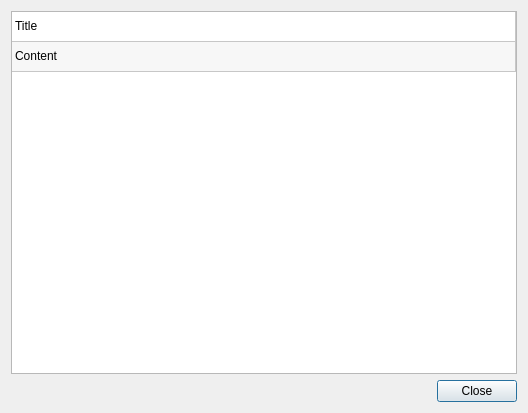
<?xml version="1.0" encoding="UTF-8"?>
<ui version="4.0">
 <class>Views</class>
 <widget class="QDialog" name="Views">
  <property name="geometry">
   <rect>
    <x>0</x>
    <y>0</y>
    <width>528</width>
    <height>413</height>
   </rect>
  </property>
  <property name="windowTitle">
   <string>View History</string>
  </property>
  <layout class="QVBoxLayout" name="verticalLayout">
   <item>
    <widget class="QTableWidget" name="tableWidget">
     <property name="enabled">
      <bool>true</bool>
     </property>
     <property name="alternatingRowColors">
      <bool>true</bool>
     </property>
     <property name="selectionMode">
      <enum>QAbstractItemView::SingleSelection</enum>
     </property>
     <property name="selectionBehavior">
      <enum>QAbstractItemView::SelectRows</enum>
     </property>
     <property name="showGrid">
      <bool>true</bool>
     </property>
     <property name="cornerButtonEnabled">
      <bool>true</bool>
     </property>
     <attribute name="horizontalHeaderVisible">
      <bool>false</bool>
     </attribute>
     <attribute name="horizontalHeaderStretchLastSection">
      <bool>true</bool>
     </attribute>
     <attribute name="verticalHeaderVisible">
      <bool>false</bool>
     </attribute>
     <row>
      <property name="text">
       <string>1</string>
      </property>
     </row>
     <row>
      <property name="text">
       <string>2</string>
      </property>
     </row>
     <column>
      <property name="text">
       <string>title</string>
      </property>
     </column>
     <item row="0" column="0">
      <property name="text">
       <string>Title</string>
      </property>
      <property name="flags">
       <set>ItemIsSelectable|ItemIsDragEnabled|ItemIsDropEnabled|ItemIsUserCheckable|ItemIsEnabled</set>
      </property>
     </item>
     <item row="1" column="0">
      <property name="text">
       <string>Content</string>
      </property>
     </item>
    </widget>
   </item>
   <item>
    <widget class="QFrame" name="frame">
     <property name="frameShape">
      <enum>QFrame::NoFrame</enum>
     </property>
     <property name="frameShadow">
      <enum>QFrame::Raised</enum>
     </property>
     <layout class="QHBoxLayout" name="horizontalLayout">
      <property name="spacing">
       <number>5</number>
      </property>
      <property name="leftMargin">
       <number>0</number>
      </property>
      <property name="topMargin">
       <number>0</number>
      </property>
      <property name="rightMargin">
       <number>0</number>
      </property>
      <property name="bottomMargin">
       <number>0</number>
      </property>
      <item>
       <spacer name="horizontalSpacer">
        <property name="orientation">
         <enum>Qt::Horizontal</enum>
        </property>
        <property name="sizeHint" stdset="0">
         <size>
          <width>40</width>
          <height>20</height>
         </size>
        </property>
       </spacer>
      </item>
      <item>
       <widget class="QPushButton" name="closeButton">
        <property name="text">
         <string>Close</string>
        </property>
       </widget>
      </item>
     </layout>
    </widget>
   </item>
  </layout>
 </widget>
 <resources/>
 <connections/>
</ui>
